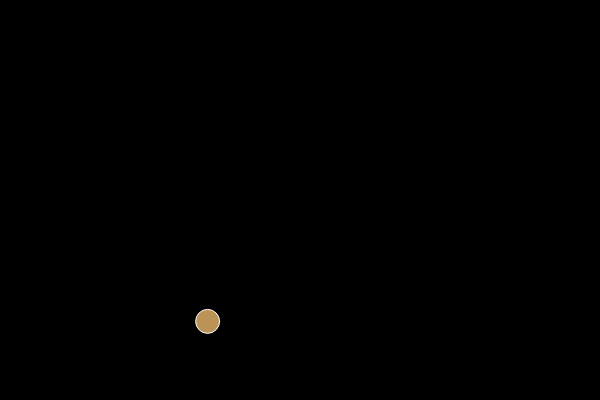
Frame 1 (no input)
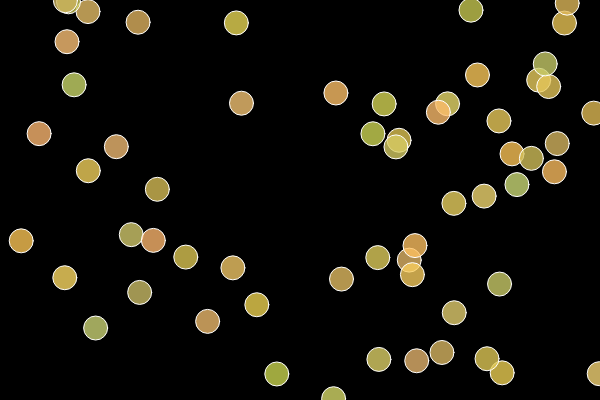
Frame 60 (no input)
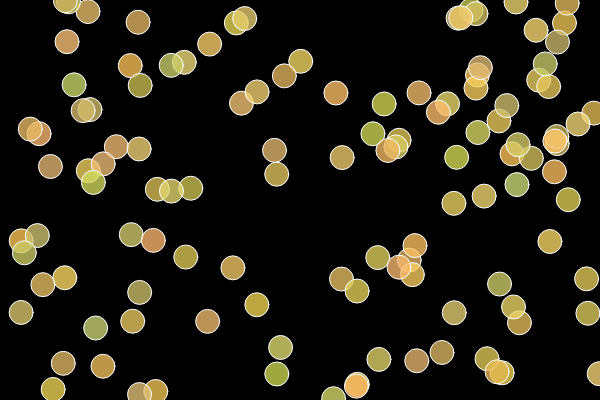
Frame 120 (the mouse pressed at the canvas centre since frame 60)

The p5.js sketch that drew these frames (run headless with seeded random() and noise() and a simulated clock; from frame 60 on, the mouse is pressed at the canvas centre):

// p5.js sketch
// ── sketch.js
var spot = {
  x: 100,
  y: 50
};

var col = {
  r:255,
  g:200,
  b:100
};

function setup() {
  createCanvas(600, 400);
  background(0);
}

function draw() {
  col.r = random(200, 255);
  col.g = random(180, 220);
  col.b = random(80, 120);
  spot.x = random(0, width);
  spot.y = random(0, height);
  fill(col.r, col.g, col.b, 200);
  stroke(255);
  ellipse(spot.x, spot.y, 24, 24);
}
